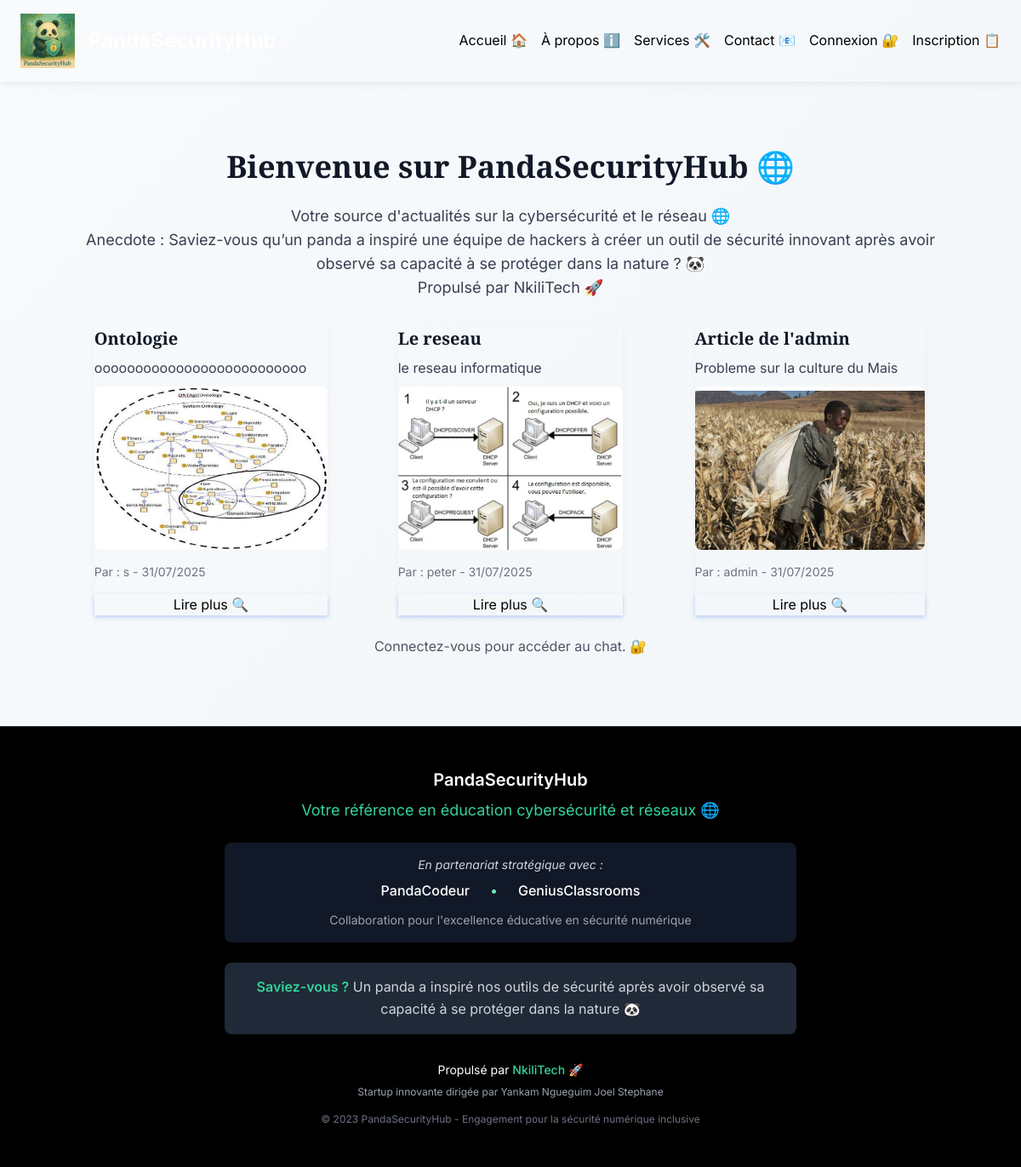
The page / on the database its author committed.
### app/models.py (models this page shows, shortened)
class Article(db.Model):
    id = db.Column(db.Integer, primary_key=True)
    title = db.Column(db.String(200), nullable=False)
    summary = db.Column(db.String(500), nullable=False)
    content = db.Column(db.Text, nullable=False)
    image = db.Column(db.String(100), nullable=False, default='placeholder.jpg')
    youtube_url = db.Column(db.String(200), nullable=True)
    date_posted = db.Column(db.DateTime, nullable=False, default=datetime.utcnow)
    user_id = db.Column(db.Integer, db.ForeignKey('user.id'), nullable=False)
    comments = db.relationship('Comment', backref='article', lazy=True)

class User(UserMixin, db.Model):
    id = db.Column(db.Integer, primary_key=True)
    username = db.Column(db.String(80), unique=False, nullable=False)
    email = db.Column(db.String(120), unique=True, nullable=False)
    password = db.Column(db.String(256), nullable=False)
    is_admin = db.Column(db.Boolean, default=False)
    can_publish = db.Column(db.Boolean, default=False)
    articles = db.relationship('Article', backref='user', lazy=True)
    comments = db.relationship('Comment', backref='user', lazy=True)
    chat_messages = db.relationship('ChatMessage', backref='user', lazy=True)

### app/routes.py (the view)
@bp.route('/')
def index():
    global visitor_count
    visitor_count += 1
    articles = Article.query.order_by(Article.date_posted.desc()).all()
    messages = ChatMessage.query.order_by(ChatMessage.date_posted.asc()).all()
    return render_template('index.html', articles=articles, visitor_count=visitor_count, messages=messages)

### app/templates/index.html
{% extends "base.html" %}
{% block content %}
<div class="container mx-auto py-10">
    <h1 class="text-4xl font-bold mb-6 text-gray-900 text-center">Bienvenue sur PandaSecurityHub 🌐</h1>
    <p class="text-lg text-gray-700 mb-8 text-center">Votre source d'actualités sur la cybersécurité et le réseau 🌐<br>Anecdote : Saviez-vous qu’un panda a inspiré une équipe de hackers à créer un outil de sécurité innovant après avoir observé sa capacité à se protéger dans la nature ? 🐼<br>Propulsé par NkiliTech 🚀</p>
    <div class="grid grid-cols-1 md:grid-cols-2 lg:grid-cols-3 gap-8 justify-items-center">
        {% for article in articles %}
            <div class="card max-w-sm">
                <h2 class="text-xl font-semibold mb-2 text-gray-900">{{ article.title }}</h2>
                <p class="text-gray-700 mb-2">{{ article.summary }}</p>
                {% if article.image and article.image != 'placeholder.jpg' %}
                    <img src="{{ url_for('static', filename='img/' + article.image) }}" alt="Image de l'article" class="w-full h-48 object-cover rounded-lg mb-4">
                {% endif %}
                <p class="text-sm text-gray-500">Par : {{ article.user.username }} - {{ article.date_posted.strftime('%d/%m/%Y') }}</p>
                <a href="{{ url_for('main.article', article_id=article.id) }}" class="btn mt-4 block text-center">Lire plus 🔍</a>
            </div>
        {% endfor %}
    </div>
    {% if current_user.is_authenticated %}
        <div class="chat-container fixed right-8 top-24 w-80">
            <h3 class="text-lg font-semibold mb-2 text-gray-900">Chat 💬</h3>
            <div class="chat-box" id="chat-box">
                {% for message in messages %}
                    <p class="text-gray-800"><strong>{{ message.user.username }}</strong>: {{ message.content }}</p>
                    <p class="text-sm text-gray-500">{{ message.date_posted.strftime('%H:%M') }}</p>
                {% endfor %}
            </div>
            <input type="text" id="chat-input" class="chat-input" placeholder="Tapez votre message...">
        </div>
    {% else %}
        <p class="text-gray-600 text-center mt-6">Connectez-vous pour accéder au chat. 🔐</p>
    {% endif %}
</div>
{% endblock %}

### app/templates/base.html (shortened to what this page needs)
<!DOCTYPE html>
<html lang="fr">
<head>
    <link href="https://cdn.jsdelivr.net/npm/tailwindcss@2.2.19/dist/tailwind.min.css" rel="stylesheet">
    <link rel="stylesheet" href="{{ url_for('static', filename='css/styles.css') }}">
</head>
<body>
    <nav class="navbar flex items-center justify-between px-6 py-4">
        <div class="flex items-center">
            <img src="{{ url_for('static', filename='img/logo.png') }}" alt="PandaSecurityHub Logo" class="h-16 w-16 object-contain mr-4">
            <a href="{{ url_for('main.index') }}" class="text-2xl font-bold text-white hover:underline">PandaSecurityHub</a>
        </div>
        <div class="flex space-x-4">
            <a href="{{ url_for('main.index') }}" class="hover:underline">Accueil 🏠</a>
            <a href="{{ url_for('main.about') }}" class="hover:underline">À propos ℹ️</a>
            <a href="{{ url_for('main.services') }}" class="hover:underline">Services 🛠️</a>
            <a href="{{ url_for('main.contact') }}" class="hover:underline">Contact 📧</a>
            {% if current_user.is_authenticated %}
                <a href="{{ url_for('main.profile') }}" class="hover:underline">Profil 👤</a>
                {% if current_user.is_admin %}
                    <a href="{{ url_for('main.admin') }}" class="hover:underline">Admin ⚙️</a>
                {% endif %}
                <a href="{{ url_for('main.dashboard') }}" class="hover:underline">Dashboard 📝</a>
                <a href="{{ url_for('main.logout') }}" class="hover:underline">Déconnexion 🚪</a>
            {% else %}
                <a href="{{ url_for('main.login') }}" class="hover:underline">Connexion 🔐</a>
                <a href="{{ url_for('main.register') }}" class="hover:underline">Inscription 📋</a>
            {% endif %}
        </div>
    </nav>
    <div class="container mx-auto py-10">
        {% block content %}{% endblock %}
    </div>
    <footer class="footer bg-black text-center py-12 border-t border-gray-800">
    <div class="container mx-auto px-6">
        <div class="mb-6">
            <h3 class="text-xl font-semibold text-white mb-2">PandaSecurityHub</h3>
            <p class="text-lg text-green-400">Votre référence en éducation cybersécurité et réseaux 🌐</p>
        </div>
        <div class="bg-gray-900 rounded-lg p-4 mb-6 max-w-2xl mx-auto">
            <p class="text-gray-300 text-sm italic">En partenariat stratégique avec :</p>
            <div class="flex justify-center items-center space-x-6 mt-2">
                <span class="text-white font-medium">PandaCodeur</span>
                <span class="text-green-300">•</span>
                <span class="text-white font-medium">GeniusClassrooms</span>
            </div>
            <p class="text-gray-400 text-sm mt-3">Collaboration pour l'excellence éducative en sécurité numérique</p>
        </div>
        <div class="bg-gray-800 rounded-lg p-4 mb-6 max-w-2xl mx-auto">
            <p class="text-gray-300 text-md">
                <span class="text-green-400 font-semibold">Saviez-vous ?</span>
                Un panda a inspiré nos outils de sécurité après avoir observé sa capacité à se protéger dans la nature 🐼
            </p>
        </div>
        <div class="mt-8">
            <p class="text-gray-500 text-sm">
                <span class="text-white">Propulsé par</span>
                <span class="text-green-400 font-medium">NkiliTech</span>
                <span class="text-white">🚀</span>
            </p>
            <p class="text-gray-400 text-xs mt-2">
                Startup innovante dirigée par Yankam Ngueguim Joel Stephane
            </p>
            <p class="text-gray-500 text-xs mt-4">
                © 2023 PandaSecurityHub - Engagement pour la sécurité numérique inclusive
            </p>
        </div>
    </div>
</footer>
</body>
</html>

### app/static/css/styles.css (style rules this page uses)
body { @apply bg-gray-50 font-sans text-gray-800 antialiased; font-family: 'Inter', sans-serif; background-image: linear-gradient(135deg, #f8fafc 0%, #f1f5f9 100%); line-height: 1.6; }
.navbar { @apply bg-indigo-700 text-white shadow-sm sticky top-0 z-30 py-3; font-family: 'Inter', sans-serif; box-shadow: 0 2px 10px rgba(0, 0, 0, 0.08); }
.navbar a { @apply px-5 py-2.5 text-base font-medium hover:bg-indigo-600 hover:text-white transition duration-200 rounded-md; }
.footer { @apply bg-gray-800 text-gray-300 py-12 border-t border-gray-700 mt-16; font-family: 'Inter', sans-serif; }
.card { @apply bg-white rounded-lg shadow-sm p-6 mb-6 border border-gray-100 hover:shadow-md transition duration-200; box-shadow: 0 2px 8px rgba(0, 0, 0, 0.04); }
.btn { @apply px-5 py-2.5 bg-indigo-600 text-white text-base font-semibold rounded-md hover:bg-indigo-500 transition duration-200; box-shadow: 0 2px 5px rgba(59, 130, 246, 0.3); }
.container { @apply max-w-7xl mx-auto px-5; }
h1 { @apply text-3xl font-bold text-gray-900 mb-5; font-family: 'Playfair Display', serif; line-height: 1.3; }
h2 { @apply text-2xl font-semibold text-gray-800 mb-4; font-family: 'Playfair Display', serif; }
h3 { @apply text-xl font-medium text-gray-700 mb-3; }

### rows shown on the page
Article: title "Ontologie", summary "oooooooooooooooooooooooooo", image (picture), user.username "s", date_posted "31/07/2025"
Article: title "Le reseau", summary "le reseau informatique", image (picture), user.username "peter", date_posted "31/07/2025"
Article: title "Article de l'admin", summary "Probleme sur la culture du Mais", image (picture), user.username "admin", date_posted "31/07/2025"
